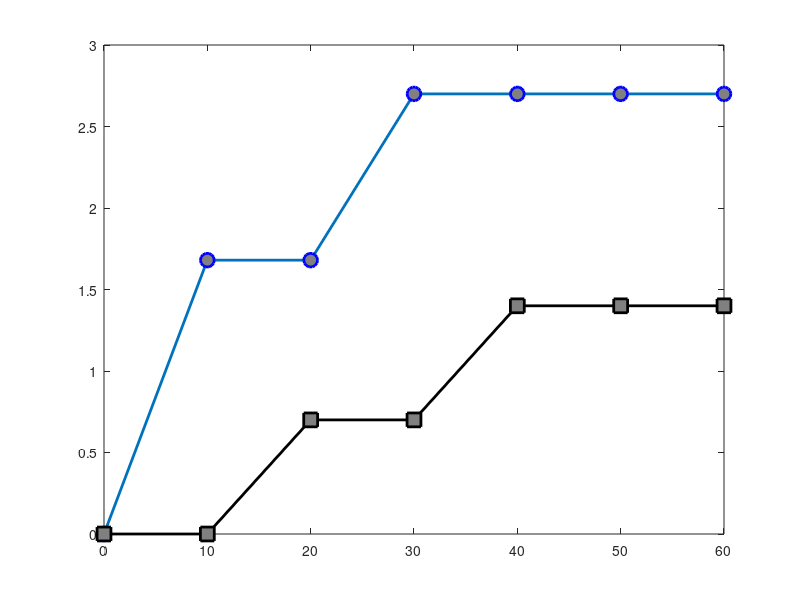

Here is the MATLAB script that generated this plot: (Note: this script raises an error after producing the figure.)
x1=[0
    1.68
    1.68
    2.70
    2.70
    2.70
    2.70];
x2=[0
    0
    0.7
    0.7
    1.4
    1.4
    1.4];
x4=[0
    0
    0
    1.1
    1.1
    1.2
    1.2];
y=0:10:60;
x1max=max(x1);
y1max=find(x1==x1max);
y1max=0+(y1max-1)*10;
x2max=max(x2);
y2max=find(x2==x2max);
y2max=0+(y2max-1)*10;
x4max=max(x4);
y4max=find(x4==x4max);
y4max=0+(y4max-1)*10;
figure
plot(y,x1,'-o','LineWidth',2,...
    'MarkerSize',10,...
    'MarkerEdgeColor','b',...
    'MarkerFaceColor',[0.5,0.5,0.5])
hold on
plot(y,x2,'-ks','LineWidth',2,...
    'MarkerSize',10,...
    'MarkerEdgeColor','k',...
    'MarkerFaceColor',[0.5,0.5,0.5])
plot(y,x4,'-P','LineWidth',2,...
    'MarkerSize',10,...
    'MarkerEdgeColor','r',...
    'MarkerFaceColor',[0.5,0.5,0.5])
plot(y1max,x1max,'-^','LineWidth',2,...
    'MarkerSize',20,...
    'MarkerEdgeColor','r',...
    'MarkerFaceColor',[0.5,0.5,0.5])
plot(y2max,x2max,'-^','LineWidth',2,...
    'MarkerSize',20,...
    'MarkerEdgeColor','r',...
    'MarkerFaceColor',[0.5,0.5,0.5])
plot(y4max,x4max,'-^','LineWidth',2,...
    'MarkerSize',20,...
    'MarkerEdgeColor','r',...
    'MarkerFaceColor',[0.5,0.5,0.5])
legend('FMNIST-1','FMNIST-2','FMNIST-4','location','best')
xlabel('Minutes','fontweight','bold','FontSize',16)
set(gca,'XTickLabelMode','auto')
ylabel('Max Gain(%)','fontweight','bold','FontSize',16)
set(gca,'XLim',[0 60])
%set(leg,'location','best')
ax = gca;
ax.FontSize = 16; 
fig = gcf;
fig.PaperPositionMode = 'auto'
fig_pos = fig.PaperPosition;
fig.PaperSize = [fig_pos(3) fig_pos(4)];
print(fig, 'FMNIST_time.pdf', '-dpdf')